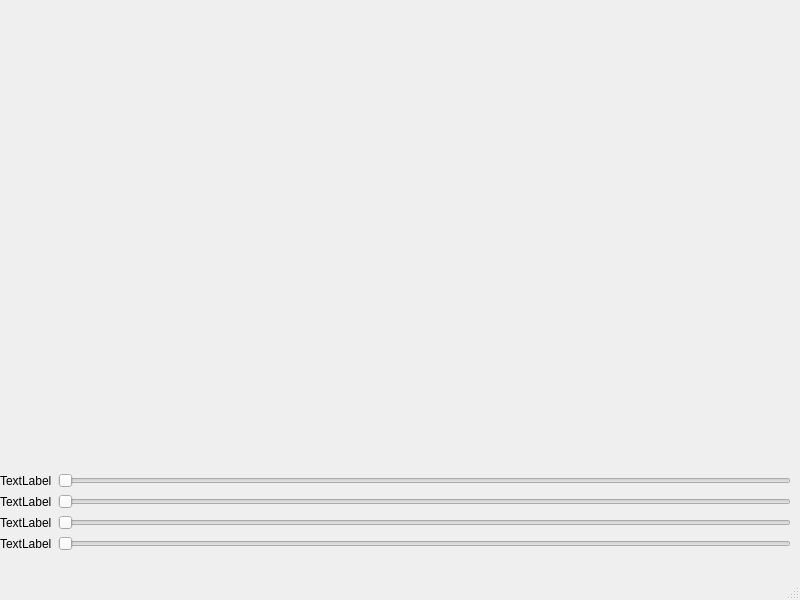
<?xml version="1.0" encoding="UTF-8"?>
<ui version="4.0">
 <class>QtGlWindow</class>
 <widget class="QMainWindow" name="MainWindow">
  <property name="geometry">
   <rect>
    <x>0</x>
    <y>0</y>
    <width>800</width>
    <height>600</height>
   </rect>
  </property>
  <property name="windowTitle">
   <string>QtGlWindow</string>
  </property>
  <widget class="QWidget" name="centralwidget">
   <widget class="QWidget" name="verticalLayoutWidget">
    <property name="geometry">
     <rect>
      <x>0</x>
      <y>0</y>
      <width>791</width>
      <height>551</height>
     </rect>
    </property>
    <layout class="QVBoxLayout" name="verticalLayout">
     <item>
      <widget class="QWidget" name="myGlWidget" native="true"/>
     </item>
     <item>
      <layout class="QHBoxLayout" name="horizontalLayout">
       <item>
        <widget class="QLabel" name="label">
         <property name="text">
          <string>TextLabel</string>
         </property>
        </widget>
       </item>
       <item>
        <widget class="QSlider" name="horizontalSlider">
         <property name="orientation">
          <enum>Qt::Horizontal</enum>
         </property>
        </widget>
       </item>
      </layout>
     </item>
     <item>
      <layout class="QHBoxLayout" name="horizontalLayout_3">
       <item>
        <widget class="QLabel" name="label_2">
         <property name="text">
          <string>TextLabel</string>
         </property>
        </widget>
       </item>
       <item>
        <widget class="QSlider" name="horizontalSlider_2">
         <property name="orientation">
          <enum>Qt::Horizontal</enum>
         </property>
        </widget>
       </item>
      </layout>
     </item>
     <item>
      <layout class="QHBoxLayout" name="horizontalLayout_2">
       <item>
        <widget class="QLabel" name="label_3">
         <property name="text">
          <string>TextLabel</string>
         </property>
        </widget>
       </item>
       <item>
        <widget class="QSlider" name="horizontalSlider_3">
         <property name="orientation">
          <enum>Qt::Horizontal</enum>
         </property>
        </widget>
       </item>
      </layout>
     </item>
     <item>
      <layout class="QHBoxLayout" name="horizontalLayout_4">
       <item>
        <widget class="QLabel" name="label_4">
         <property name="text">
          <string>TextLabel</string>
         </property>
        </widget>
       </item>
       <item>
        <widget class="QSlider" name="horizontalSlider_4">
         <property name="orientation">
          <enum>Qt::Horizontal</enum>
         </property>
        </widget>
       </item>
      </layout>
     </item>
    </layout>
   </widget>
  </widget>
  <widget class="QMenuBar" name="menubar">
   <property name="geometry">
    <rect>
     <x>0</x>
     <y>0</y>
     <width>800</width>
     <height>23</height>
    </rect>
   </property>
  </widget>
  <widget class="QStatusBar" name="statusbar"/>
 </widget>
 <resources/>
 <connections/>
</ui>
